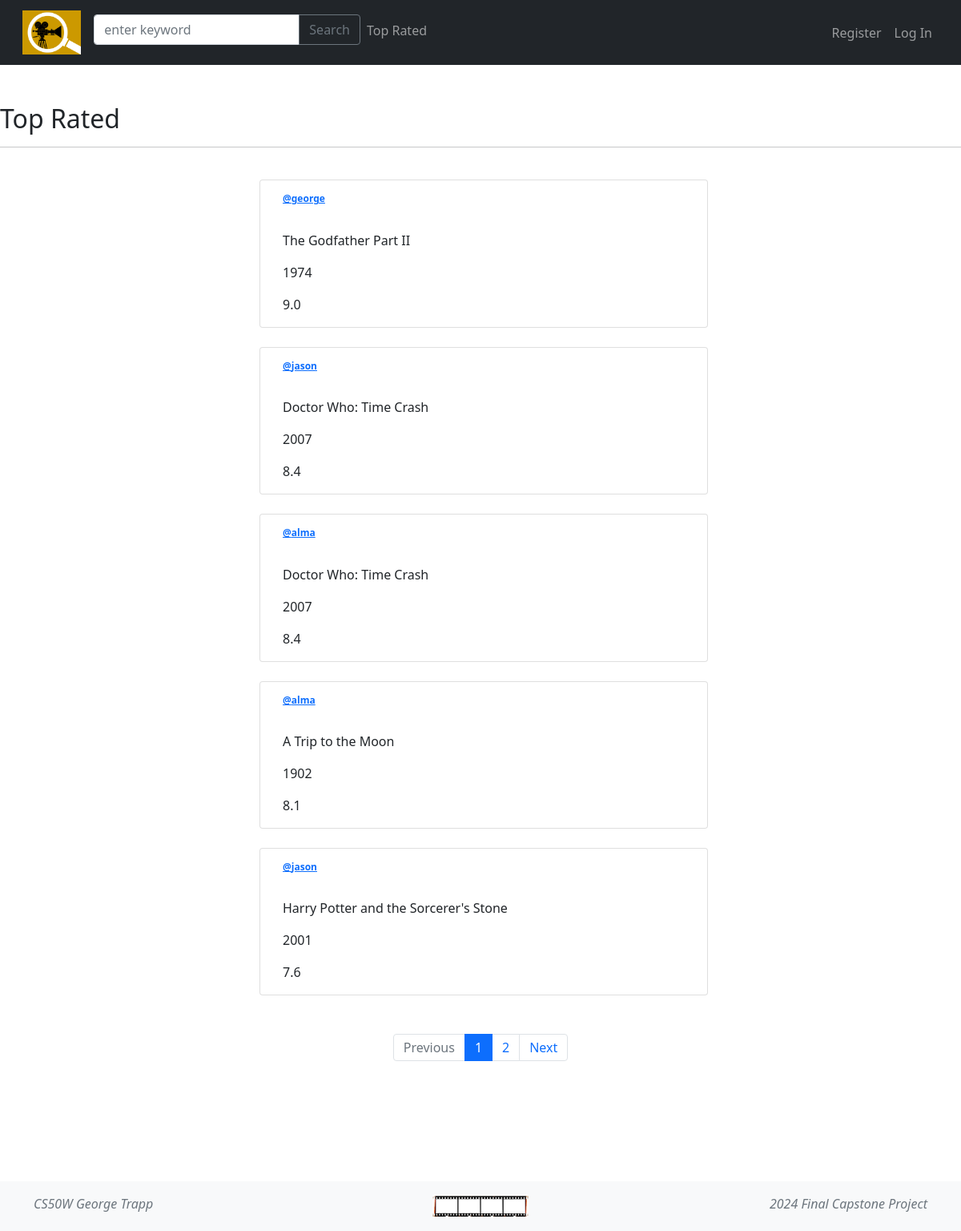
The app's page /top_rated, older data.
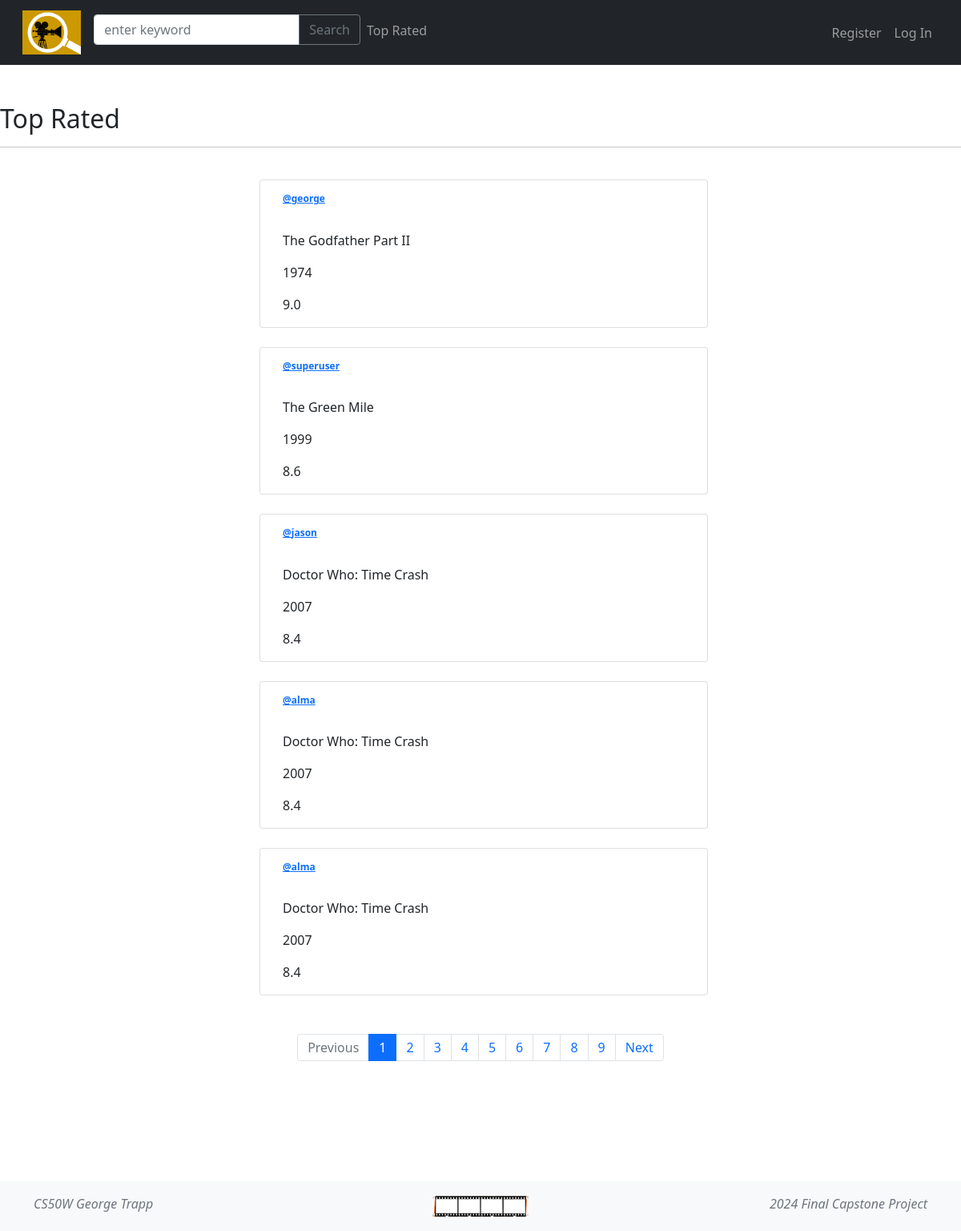
The same page, newer data.
### movies/models.py (models this page shows)
class Movie(models.Model):
    user = models.ForeignKey(User, on_delete=models.CASCADE, related_name="movie_user")
    imdb_id = models.CharField(unique=True, max_length=100)
    title = models.CharField(max_length=100)
    year = models.CharField(max_length=100)
    poster = models.CharField(max_length=1000)
    type = models.CharField(max_length=100)
    rated = models.CharField(max_length=10)
    runtime = models.CharField(max_length=10)
    director = models.CharField(max_length=100)
    actors = models.CharField(max_length=100)
    plot = models.CharField(max_length=1000)
    genre = models.CharField(max_length=100)
    awards = models.CharField(max_length=100)
    metascore = models.CharField(max_length=10)
    imdb_rating = models.CharField(max_length=10)
    is_bookmarked = models.BooleanField(default=True)
    my_list = models.ManyToManyField(User, blank=True, null=True, related_name="_movie_mylist")
    def __str__(self):
        return f"{self.user} {self.imdb_id} {self.title} {self.year} {self.poster} {self.type} {self.rated} {self.runtime} {self.director} {self.actors} {self.plot} {self.genre} {self.awards} {self.metascore} {self.imdb_rating}"

class User(AbstractUser):
    pass

### movies/views.py (the view)
# urls.py: path("top_rated", views.top_rated, name="_top_rated"),
def top_rated(request):
    movies = Movie.objects.all().order_by("imdb_rating").reverse()
    print("Debug - top_rated: ", Movie.objects.all())
    paginator = Paginator(movies, 5)
    page_number = request.GET.get('page')
    page_obj = paginator.get_page(page_number)
    return render(request, "movies/top-rated.html", {
        "page_obj": page_obj
    })

### movies/templates/movies/top-rated.html (shortened to what this page needs)
{% extends "movies/layout.html" %}
{% block body %}
<br>
<h2>Top Rated</h2>
<hr>
<br>
<div class="container">
   {% for movie in page_obj %}
   <div class="row justify-content-center mb-4">
      <div class="ms-2 card" style="width: 35rem" data-id="{{movie.id}}";>
         <div class="card-body rounded">
            <h5 class="card-title"><a href="{% url '_profile' user_id=movie.user.id%}"><b>@{{ movie.user}}</b></h5></a>
            <p class="card-text" id="post_content">{{movie.title}}</p>
            <p class="card-text" id="post_content">{{movie.year}}</p>
            <p class="card-text" id="post_content">{{movie.imdb_rating}}</p>
         </div>
      </div>
      <br>
   </div>
   {% endfor %}
   <br>
   <nav aria-label="Page">
      <ul class="pagination justify-content-center">
         {% if page_obj.has_previous %}
         <li class="page-item">
            <a class="page-link" href="?page={{ page_obj.previous_page_number }}">Previous</a>
         </li>
         {% else %}
         <li class="page-item disabled">
            <a class="page-link" href="#" tabindex="-1" aria-disabled="True">Previous</a>
         </li>
         {% endif %}
         {% for i in page_obj.paginator.page_range %}
         {% if page_obj.number == i %}
         <li class="page-item active" aria-current="page">
            <span class="page-link">
               {{ i }}
            </span>
         </li>
         {% else %}
         <li class="page-item"><a class="page-link" href="?page={{ i }}">{{ i }}</a></li>
         {% endif %}
         {% endfor %}
         {% if page_obj.has_next %}
         <li class="page-item">
            <a class="page-link" href="?page={{ page_obj.next_page_number }}">Next</a>
         </li>
         {% else %}
         <li class="page-item disabled">
            <a class="page-link" href="#" tabindex="-1" aria-disabled="True">Next</a>
         </li>
         {% endif %}
      </ul>
   </nav>
   {% endblock %}

### movies/templates/movies/layout.html (shortened to what this page needs)
{% load static %}
<!DOCTYPE html>
<html lang="en">
<head>
  <link rel="stylesheet" href="https://cdn.jsdelivr.net/npm/bootstrap@4.3.1/dist/css/bootstrap.min.css"
>
  <link rel="stylesheet" href="{% static 'movies/styles.css' %}" />
</head>
<body>
  <link href="https://cdn.jsdelivr.net/npm/bootstrap@5.0.2/dist/css/bootstrap.min.css" rel="stylesheet"
>
  <nav class="navbar navbar-expand-md navbar-dark bg-dark">
    <div class="container-fluid">
      <a class="navbar-brand abs" href="{% url 'index' %}"><img src="{% static 'movies/media/film-camera.png' %}" alt=""
          height="55"></a>
        <div class="navbar-collapse collapse" id="collapseNavbar">
          <ul class="navbar-nav">
            <li class="nav-item">
              <form action="{% url 'search' %}" method="post">
                <div class="input-group mb-2">
                  <input type="text" name="keyword" class="form-control" placeholder="enter keyword" aria-label="enter keyword"
                    aria-describedby="button-addon2">
                  <button class="btn btn-outline-secondary" type="submit" id="button-addon2">Search</button>
                </div>
              </form>
            </li>
            <li class="nav-item">
              <a class="nav-link" href="{% url '_top_rated' %}">Top Rated</a>
            </li>
          </ul>
          <ul class="navbar-nav ms-auto">
            {% if user.is_authenticated %}
            <li class="nav-item">
              <h1 style="color: white">{{ user.id }}</h1>
              <a class="nav-link" href="{% url '_profile' user_id=user.id %}"><strong>{{ user.username }}</strong>
                <sup><span class="badge badge-pill badge-danger" id="notifications"></span></sup></a>
            </li>
            <li class="nav-item">
              <a class="nav-link" href="{% url 'logout' %}">Log Out</a>
            </li>
            {% else %}
            <li class="nav-item">
              <a class="nav-link" href="{% url 'register' %}">Register</a>
            </li>
            <li class="nav-item">
              <a class="nav-link" href="{% url 'login' %}"> Log In</a>
            </li>
            {% endif %}
          </ul>
        </div>
    </div>
  </nav>
  <div class="body">
    <br>
    {% block body %}
    {% endblock %}
  </div>
  <footer class="footer mt-auto py-3 bg-light fixed-bottom">
    <div class="container">
      <div class="row">
        <div class="col">
          <i><a href="https://linkedin.com/in/georgetrapp/" class="text-decoration-none text-secondary">CS50W George Trapp</a></i>
        </div>
        <div class="col">
          <img src="{% static 'movies/media/filmstrip.jpg' %}" class="rounded mx-auto d-block" alt="" height="30">
        </div>
        <div class="col text-right">
          <i><a href="https://cs50.harvard.edu/web/2020/projects/final/capstone/" class="text-decoration-none text-secondary">2024 Final Capstone Project</a></i>
        </div>
  </footer>
</body>
</html>

### movies/static/movies/styles.css (style rules this page uses)
.card-title { font-size: .75rem; }
body { padding-bottom: 15%; }

Row changes from the older to the newer data that the page shows:
no longer on this page (row unchanged): Movie: user "alma", title "A Trip to the Moon", year "1902", imdb_rating "8.1"
no longer on this page (row unchanged): Movie: {{ movie.id }} 3 (drawn), user "jason", title "Harry Potter and the Sorcerer's Stone", year "2001", imdb_rating "7.6"
added Movie: user "superuser", title "The Green Mile", year "1999", imdb_rating "8.6"
added Movie: user "alma", title "Doctor Who: Time Crash", year "2007", imdb_rating "8.4"
Text that changed along with them:
new list line: "3"
new list line: "4"
new list line: "5"
new list line: "6"
new list line: "7"
new list line: "8"
new list line: "9"
